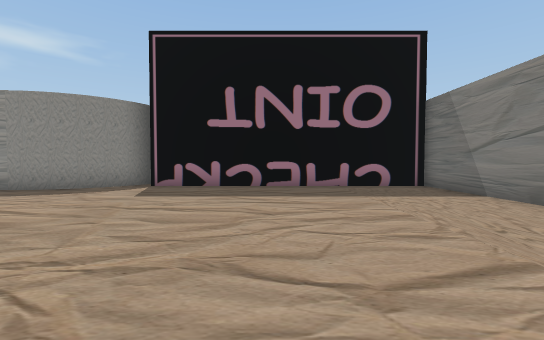
view 1 (above)

21 first-person views from a walk through a 3-D level made in the Unity game engine. The camera is 1.5 m above the floor, tilts 2° down and sees 90° across. Doors are open. The floor is counted in squares, 2 m on a side. Each view is taken from the middle of a square. On the plan, view 1 faces up. The plan holds only what a view shows up to about 10 squares ahead; the rest is blank. The place goes on beyond the plan. The player is left out. Some animated figures are left out. Some surface patterns are stand-ins.

view 2
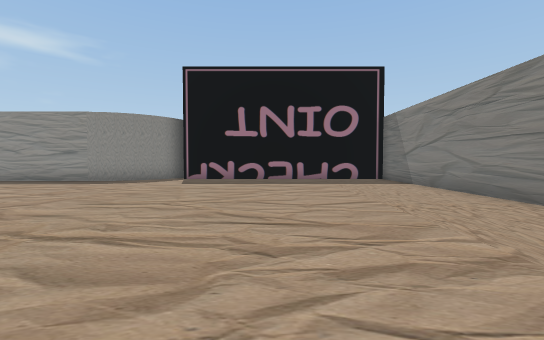

view 3
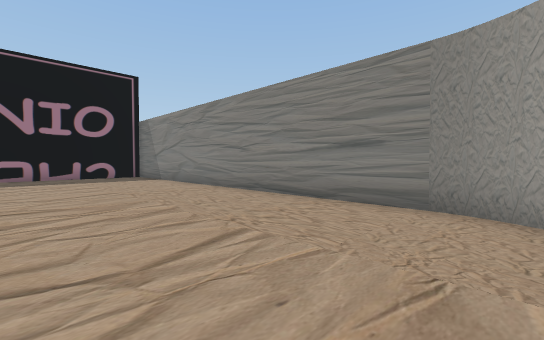

view 4
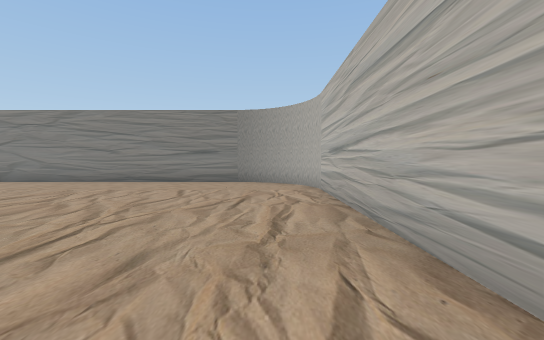

view 5
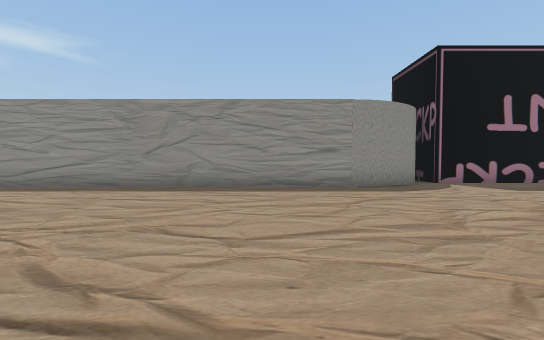

view 6
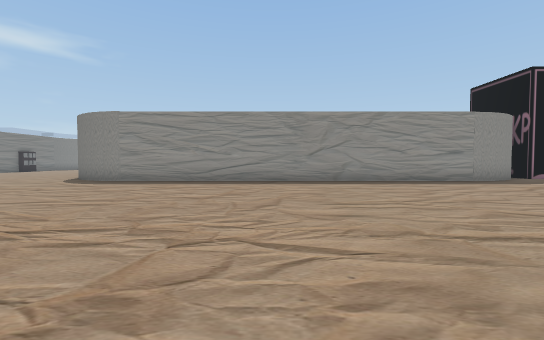

view 7
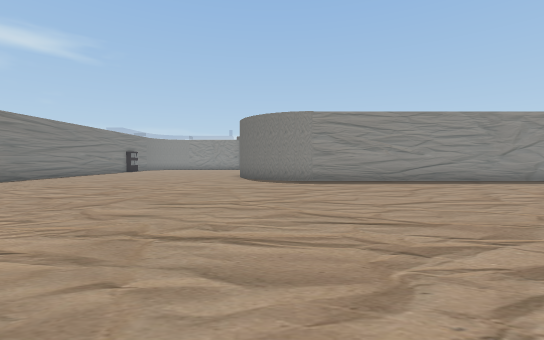

view 8
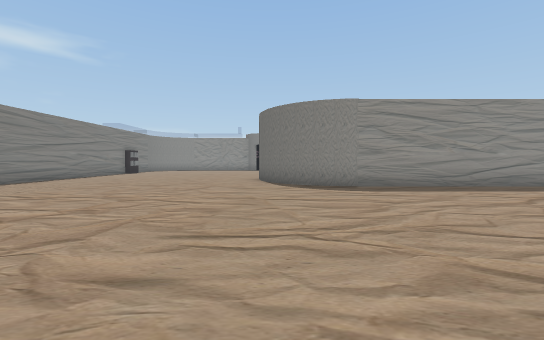

view 9
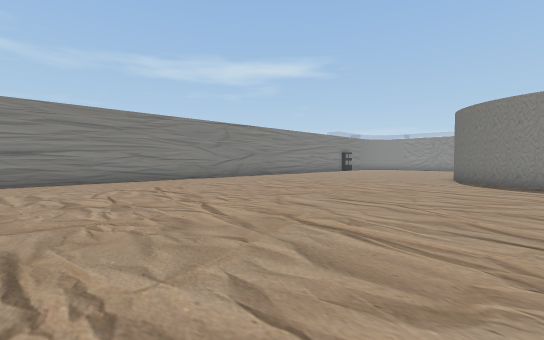

view 10
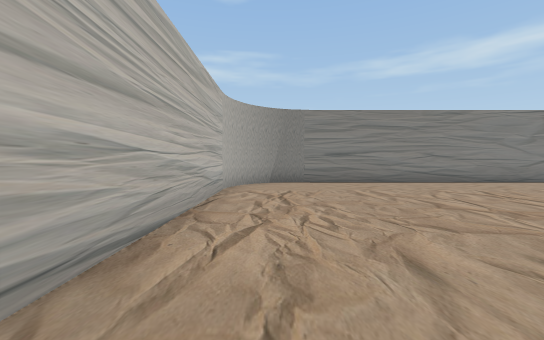

view 11
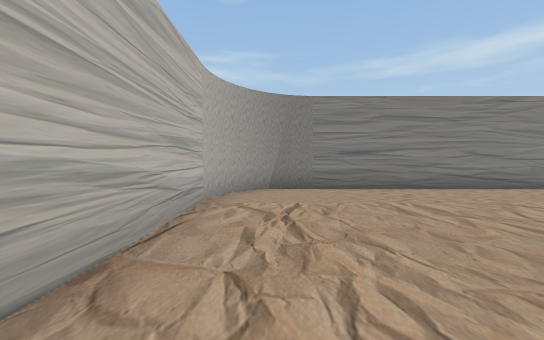

view 12
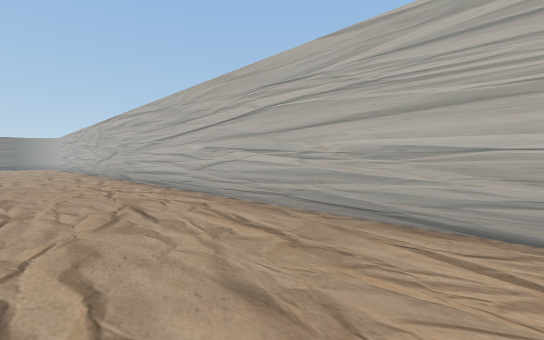

view 13
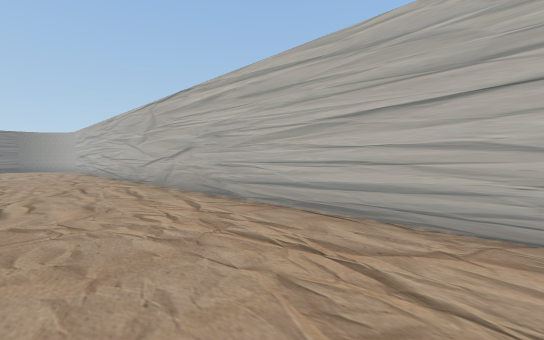

view 14
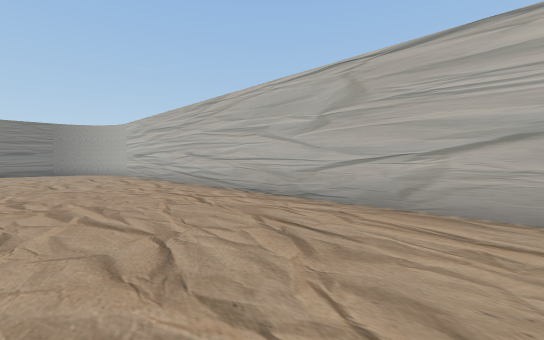

view 15
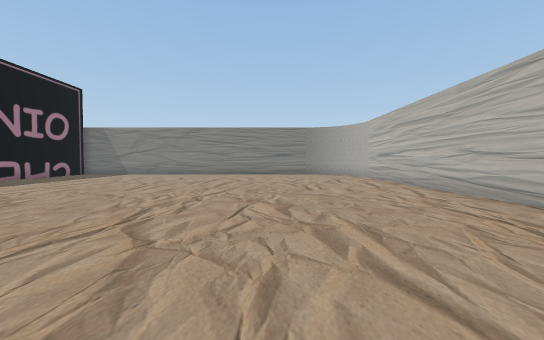

view 16
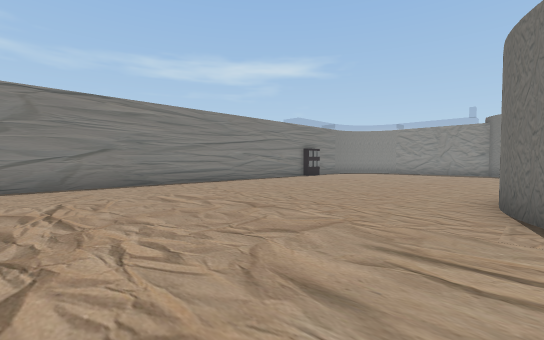

view 17
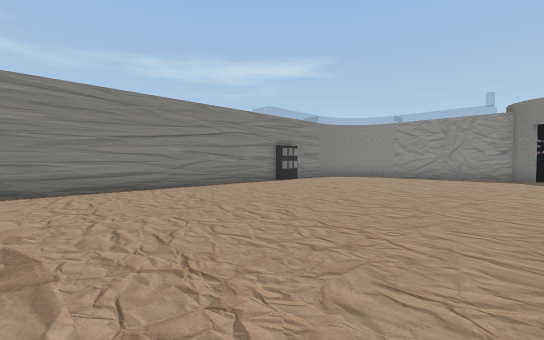

view 18
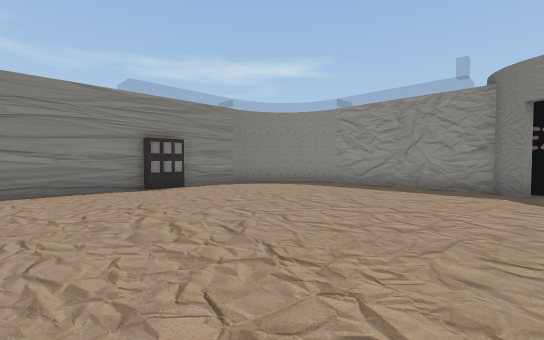

view 19
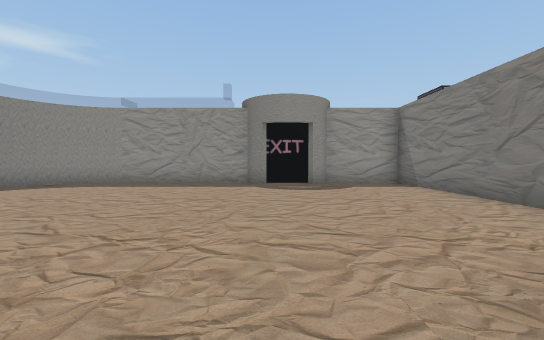

view 20
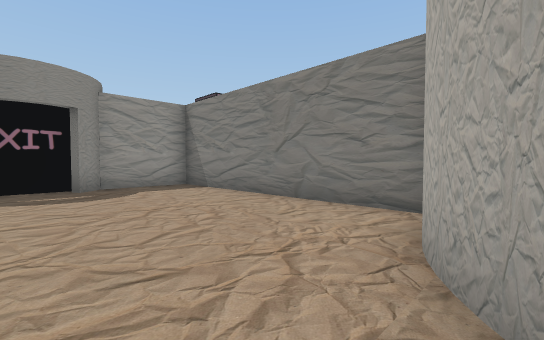

view 21
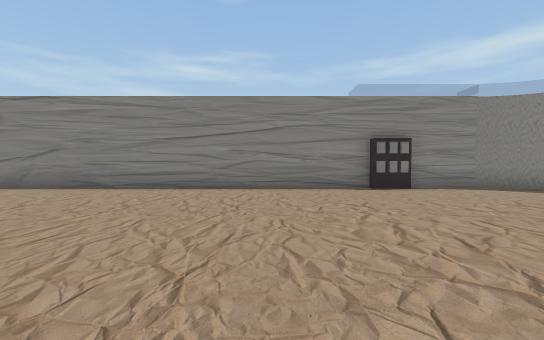

### Floor plan
Points are (right, up) in squares from view 1. A wall is a line through its corners. A room is listed if a view was taken in it or the views show most of it. See-through windows are left out.
Room 1 (views 1, 2, 3, 4, 5, 6, 7, 8, 9, 10, 11, 12, 13, 14, 15, 16, 17, 18, 19, 20, 21)
walls: (-19.7, 6.9) (-20.8, 7.1) (-21.9, 7.9) (-22.4, 8.9); (-20.5, 7) (-21, 7.3); (-21.6, 7.7) (-22, 8.2); (-22.3, 8.8) (-22.5, 9.4); (-6.4, 6.9) (-19.9, 6.9); (-18.8, 13.1) (-18.8, 20.1) (-21.2, 20.1) (-21.5, 19.7); (-21.7, 11.9) (-21.2, 12.4); (-21.3, 12.3) (-20.8, 12.6) (-20.2, 12.8); (-5.8, 7) (-6.5, 6.9); (-5.3, 7.2) (-5.9, 7); (-4.3, 8) (-4.9, 7.4) (-5.5, 7.1); (-4, 8.4) (-4.4, 7.9); (-3.8, 8.8) (-4.1, 8.3); (-28.9, -6.1) (-28.3, -6.3) (2.2, -6.3); (-30.5, -4.2) (-30.3, -4.7); (-30.4, -4.5) (-30, -5.3) (-29.4, -5.9); (-30.1, -5.1) (-29.6, -5.7) (-28.8, -6.1); (-21.4, 19.8) (-21.8, 19.5); (-21.8, 20.1) (-23.3, 20.1); (-23.3, 19.6) (-23.7, 19.9); (-23.5, 19.7) (-23.8, 20.1) (-28.5, 20.1) (-29.1, 19.8); (2.4, -6.3) (3.3, -6) (4, -5.3) (4.4, -4.6); (-30.5, 17.9) (-30.5, -4); (-28.1, 20.1) (-28.9, 19.9) (-29.8, 19.4) (-30.4, 18.5) (-30.5, 17.7); (3, -6.1) (3.4, -5.8); (-30.2, 18.7) (-30.5, 18.2); (-29.6, 19.6) (-29.9, 19.2); (4.3, -4.7) (4.5, -4.1) (4.5, 8) (-3.6, 8) (-3.6, 9)
ways out: open door at (-22.5, 20)
objects: other object (-31, 15) to (-30, 15)

Positions as (right, up) in squares from view 1, and headings:
1: (0, 0), facing up
2: (0, -3), facing up
3: (0, -5), facing up-right
4: (-5, -5), facing right
5: (-9, -1), facing up
6: (-14, -3), facing up
7: (-21, -3), facing up
8: (-22, -1), facing up
9: (-20, -3), facing up-left
10: (-21, -5), facing left
11: (-23, -5), facing left
12: (-24, -3), facing down-right
13: (-18, -3), facing down-right
14: (-12, -2), facing down-right
15: (-10, -2), facing right
16: (-22, 4), facing up-left
17: (-23, 7), facing up-left
18: (-23, 12), facing up-left
19: (-23, 11), facing up
20: (-23, 12), facing up-right
21: (-23, 12), facing left
